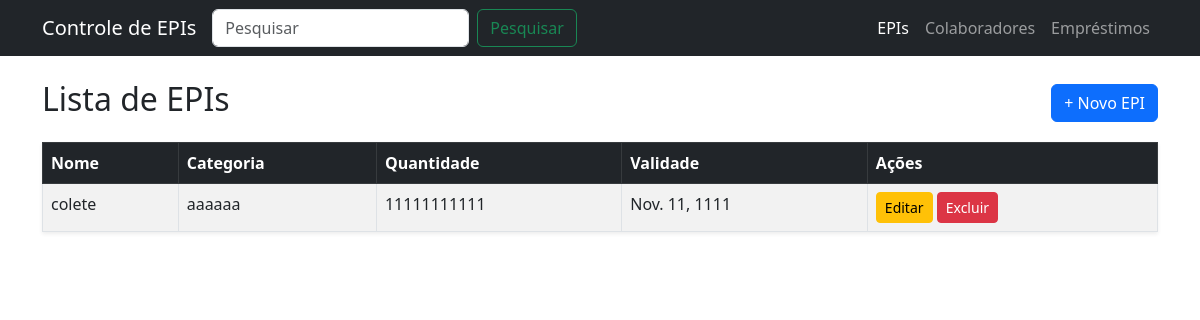
The page / on the database its author committed.
### app_cad_usuarios/models.py (models this page shows, shortened)
class EPI(models.Model):
    nome = models.CharField(max_length=100)
    categoria = models.CharField(max_length=100)
    quantidade = models.PositiveIntegerField()
    validade = models.DateField(null=True, blank=True)

### app_cad_usuarios/views.py (the view)
# urls.py: path('', views.lista_epis, name='lista_epis'),
def lista_epis(request, check = None):
    q = request.GET.get('q')
    if q:
        epis = EPI.objects.filter(nome__icontains=q)
    else:
        epis = EPI.objects.all()
    return render(request, 'epis/lista.html', {'epis': epis})

### app_cad_usuarios/templates/epis/lista.html (shortened to what this page needs)
{% extends 'base.html' %}
{% block content %}
<div class="d-flex justify-content-between align-items-center mb-3">
    <h2>Lista de EPIs</h2>
    <a href="{% url 'criar_epi' %}" class="btn btn-primary">+ Novo EPI</a>
</div>
{% if epis %}
<table class="table table-striped table-bordered shadow-sm">
    <thead class="table-dark">
        <tr>
            <th>Nome</th>
            <th>Categoria</th>
            <th>Quantidade</th>
            <th>Validade</th>
            <th>Ações</th>
        </tr>
    </thead>
    <tbody>
        {% for e in epis %}
        <tr>
            <td>{{ e.nome }}</td>
            <td>{{ e.categoria }}</td>
            <td>{{ e.quantidade }}</td>
            <td>{{ e.validade|default:"-" }}</td>
            <td>
                <a href="{% url 'editar_epi' e.id %}" class="btn btn-sm btn-warning">Editar</a>
                <a href="{% url 'deletar_epi' e.id %}" class="btn btn-sm btn-danger">Excluir</a>
            </td>
        </tr>
        {% endfor %}
    </tbody>
</table>
{% else %}
<div class="alert alert-info text-center">
    Nenhum EPI cadastrado ainda.
</div>
{% endif %}
{% endblock %}

### rows shown on the page
EPI: nome "colete", categoria "aaaaaa", quantidade "11111111111", validade "Nov. 11, 1111"
